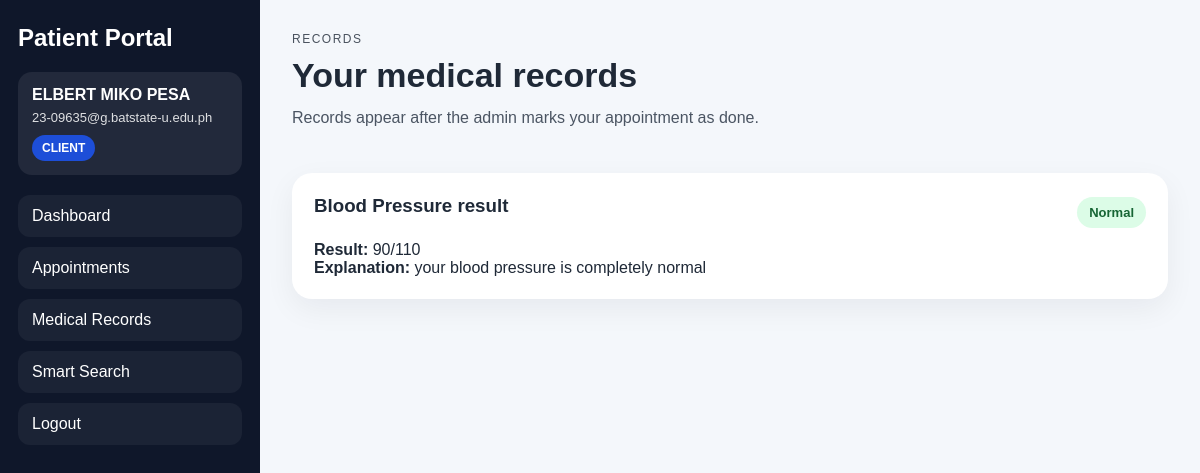
/records (signed in), run on the app's committed database.
### tables this page shows
CREATE TABLE records (
    id INTEGER PRIMARY KEY AUTOINCREMENT,
    user_id INTEGER NOT NULL,
    appointment_id INTEGER,
    test_name TEXT NOT NULL,
    value TEXT NOT NULL,
    status TEXT NOT NULL,
    plain_explanation TEXT NOT NULL,
    created_at TEXT DEFAULT CURRENT_TIMESTAMP,
    FOREIGN KEY (user_id) REFERENCES users(id),
    FOREIGN KEY (appointment_id) REFERENCES appointments(id)
);

### routes/records_routes.py (the view)
@records_bp.route("/records")
def records():
    if "user" not in session:
        return redirect("/")
    if session["user"]["role"] == "admin":
        return render_template("records.html", records=[], user=session["user"])
    return render_template("records.html", records=get_user_records(session["user"]["id"]), user=session["user"])

### application/services/record_service.py (called while the page is built)
def get_user_records(user_id):
    return fetch_user_records(user_id)

### data/repositories/record_repository.py (called while the page is built)
def fetch_user_records(user_id):
    conn = get_connection()
    cursor = conn.cursor()
    cursor.execute("SELECT * FROM records WHERE user_id = ? ORDER BY id DESC", (user_id,))
    rows = cursor.fetchall()
    conn.close()
    return rows

### utils/db_helper.py (called while the page is built)
def get_connection():
    conn = sqlite3.connect("data/database.db")
    conn.row_factory = sqlite3.Row
    return conn

### presentation/templates/records.html (shortened to what this page needs)
{% extends 'base.html' %}
{% block content %}
<section class="page-header">
    <div>
        <p class="eyebrow">Records</p>
        <h1>Your medical records</h1>
        <p class="subtext">Records appear after the admin marks your appointment as done.</p>
    </div>
</section>
<section class="record-grid">
    {% if records %}
        {% for record in records %}
        <div class="card">
            <div class="record-top">
                <h3>{{ record.test_name }}</h3>
                <span class="status-badge {{ record.status|lower }}">{{ record.status }}</span>
            </div>
            <p><strong>Result:</strong> {{ record.value }}</p>
            <p><strong>Explanation:</strong> {{ record.plain_explanation }}</p>
        </div>
        {% endfor %}
    {% else %}
        <div class="card"><p>No records yet. Wait for the admin to complete your appointment.</p></div>
    {% endif %}
</section>
{% endblock %}

### presentation/static/css/style.css (style rules this page uses)
* { box-sizing: border-box; margin: 0; padding: 0; font-family: Arial, sans-serif; }
body { background: #f4f7fb; color: #1f2937; }
.eyebrow { font-size: 12px; text-transform: uppercase; letter-spacing: 1.5px; margin-bottom: 10px; opacity: 0.8; }
h1 { font-size: 34px; margin-bottom: 10px; }
h3 { margin-bottom: 14px; }
.subtext { color: #4b5563; margin-bottom: 18px; line-height: 1.6; }
.page-header { display: flex; justify-content: space-between; gap: 20px; align-items: center; margin-bottom: 24px; flex-wrap: wrap; }
.card { background: white; padding: 22px; border-radius: 20px; box-shadow: 0 10px 30px rgba(15, 23, 42, 0.06); }
.record-grid { display: grid; grid-template-columns: repeat(auto-fit, minmax(290px, 1fr)); gap: 20px; }
.record-top { display: flex; justify-content: space-between; gap: 10px; margin-bottom: 10px; align-items: center; }
.status-badge, .record-chip { display: inline-flex; align-items: center; gap: 8px; padding: 8px 12px; border-radius: 999px; font-size: 13px; font-weight: bold; }
.status-badge.normal, .record-chip.normal { background: #dcfce7; color: #166534; }

### data on the page
records: test_name "Blood Pressure result", status "Normal", value "90/110", plain_explanation "your blood pressure is completely normal"

### other printed values
{{ session['user']['full_name'] }} "ELBERT MIKO PESA"
{{ session['user']['email'] }} "23-09635@g.batstate-u.edu.ph"
{{ session['user']['role']|upper }} "CLIENT"
